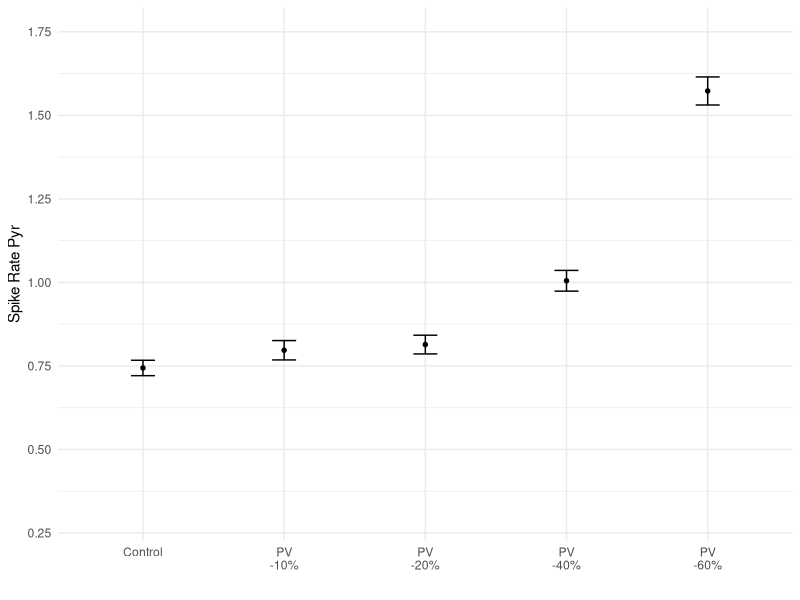

Write R code to recreate this figure. (Note: this script raises an error after producing the figure.)
rm(list = ls())

options(scipen = 999)


if(dir.exists('D:/PROJECTS/KETAMINE-RS/GRANDAVG')){
  .libPaths("D:/SOFTWARE/rpackages")
  setwd('D:/PROJECTS/KETAMINE-RS/GRANDAVG/new')
} else if(dir.exists('E:/PROJECTS/KETAMINE-RS/GRANDAVG')){
  .libPaths("E:/SOFTWARE/rpackages")
  setwd('E:/PROJECTS/KETAMINE-RS/GRANDAVG/new')
}

library(tidyverse)
library(ggplot2)
library(ggpubr)
library(scales)


condition <- c("Control","PV -10", "PV -20", "PV -40", "PV -60")
spikes_pyr <- c(0.744, 0.797, 0.814, 1.005, 1.573)
se_pyr <- c(0.023, 0.029, 0.028, 0.031, 0.042)
spikes_sst <- c(5.8, 6, 6.3, 7.49, 10.56)
se_sst <- c(0.19,0.165, 0.196, 0.175, 0.259)
spikes_pv <- c(9.8, 9.736, 9.214, 9.821, 11.543)
se_pv <- c(0.414, 0.389, 0.469, 0.466, 0.431)
spikes_vip <- c(3.619, 3.919, 3.806, 4.831, 8.244)
se_vip <- c(0.166, 0.149, 0.17, 0.162, 0.209)

PV_cond <- data.frame(condition, spikes_pyr, se_pyr, spikes_sst, se_sst, spikes_pv, se_pv, spikes_vip, se_vip)
PV_cond$condition <- factor(PV_cond$condition, levels = c("Control","PV -10", "PV -20", "PV -40", "PV -60"), labels = c("Control","PV\n-10%", "PV\n-20%", "PV\n-40%", "PV\n-60%"))

# Pyr
ggplot(PV_cond, aes(x=condition,y=spikes_pyr)) +
  geom_point(size=1.2) +
  geom_errorbar(aes(ymin=spikes_pyr-se_pyr, ymax=spikes_pyr+se_pyr), width=.17,
                position=position_dodge(.9)) +
  #scale_y_continuous(breaks=c(0.75,1,1.25,1.5,1.75), limits=c(0.7,1.75)) +
  scale_y_continuous(breaks=c(0.25,0.5,0.75,1.0,1.25,1.5,1.75),limits=c(0.3,1.75)) +
  labs(y="Spike Rate Pyr", x="") +
  theme_minimal()

ggsave(
  filename=paste("D:/PROJECTS/KETAMINE-RS/PLOTS/R-Plots/simulation/spikes_pvconds_Pyr_new.pdf", sep=""),
  plot = last_plot(),
  device = NULL,
  path = NULL,
  scale = 1,
  width = 3.5,
  height = 2.01,
  units = c("in"),
  dpi = 300,
  limitsize = TRUE,
  bg = NULL
)

# PV
ggplot(PV_cond, aes(x=condition,y=spikes_pv)) +
  geom_point(size=1.2) +
  geom_errorbar(aes(ymin=spikes_pv-se_pv, ymax=spikes_pv+se_pv), width=.17,
                position=position_dodge(.9)) +
  #scale_y_continuous(breaks=c(9,11,13,15,17),limits=c(8.5,17)) +
  scale_y_continuous(breaks=c(5,7,9,11,13,15,17),limits=c(5,17)) +
  labs(y="Spike Rate PV", x="") +
  theme_minimal()

ggsave(
  filename=paste("D:/PROJECTS/KETAMINE-RS/PLOTS/R-Plots/simulation/spikes_pvconds_PV_new.pdf", sep=""),
  plot = last_plot(),
  device = NULL,
  path = NULL,
  scale = 1,
  width = 3.5,
  height = 2.01,
  units = c("in"),
  dpi = 300,
  limitsize = TRUE,
  bg = NULL
)


# SST
ggplot(PV_cond, aes(x=condition,y=spikes_sst)) +
  geom_point(size=1.2) +
  geom_errorbar(aes(ymin=spikes_sst-se_sst, ymax=spikes_sst+se_sst), width=.17,
                position=position_dodge(.9)) +
  #scale_y_continuous(breaks=c(6,8,10,12)) +
  scale_y_continuous(breaks=c(3,5,7,9,11),limits=c(2.8,11)) +
  labs(y="Spike Rate SST", x="") +
  theme_minimal()

ggsave(
  filename=paste("E:/PROJECTS/KETAMINE-RS/PLOTS/R-Plots/simulation/spikes_pvconds_SST.pdf", sep=""),
  plot = last_plot(),
  device = NULL,
  path = NULL,
  scale = 1,
  width = 3.5,
  height = 2.01,
  units = c("in"),
  dpi = 300,
  limitsize = TRUE,
  bg = NULL
)


# VIP
ggplot(PV_cond, aes(x=condition,y=spikes_vip)) +
  geom_point(size=1.2) +
  geom_errorbar(aes(ymin=spikes_vip-se_vip, ymax=spikes_vip+se_vip), width=.17,
                position=position_dodge(.9)) +
  #scale_y_continuous(breaks=c(4,6,8)) +
  #scale_y_continuous(breaks=c(3,5,7,9),limits=c(3,9)) +
  scale_y_continuous(breaks=c(1,3,5,7,9),limits=c(1,9)) +
  labs(y="Spike Rate VIP", x="") +
  theme_minimal()

ggsave(
  filename=paste("D:/PROJECTS/KETAMINE-RS/PLOTS/R-Plots/simulation/spikes_pvconds_VIP_new.pdf", sep=""),
  plot = last_plot(),
  device = NULL,
  path = NULL,
  scale = 1,
  width = 3.5,
  height = 2.01,
  units = c("in"),
  dpi = 300,
  limitsize = TRUE,
  bg = NULL
)



###########################
######## SST conditions

condition <- c("Control","SST -40", "SST -60", "SST -80", "SST -100")
spikes_pyr <- c(0.744, 0.87, 0.976, 1.093, 1.224)
se_pyr <- c(0.023, 0.023, 0.033, 0.035, 0.04)
spikes_sst <- c(5.8, 5.44, 4.31, 4.05, 3)
se_sst <- c(0.19, 0.161, 0.195, 0.171, 0.161)
spikes_pv <- c(9.8, 11.307, 13.343, 14.036, 16.071)
se_pv <- c(0.414, 0.482, 0.523, 0.544, 0.655)
spikes_vip <- c(3.619, 4.219, 4.625, 5.594, 6.194)
se_vip <- c(0.166, 0.179, 0.171, 0.182, 0.192)

SST_cond <- data.frame(condition, spikes_pyr, se_pyr, spikes_sst, se_sst, spikes_pv, se_pv, spikes_vip, se_vip)
SST_cond$condition <- factor(SST_cond$condition, levels = condition, labels = c("Control","SST\n-40%", "SST\n-60%", "SST\n-80%", "SST\n-100%"))

# Pyr
ggplot(SST_cond, aes(x=condition,y=spikes_pyr)) +
  geom_point(size=1.2) +
  geom_errorbar(aes(ymin=spikes_pyr-se_pyr, ymax=spikes_pyr+se_pyr), width=.17,
                position=position_dodge(.9)) +
  #scale_y_continuous(breaks=c(0.8,1.0,1.2)) +
  #scale_y_continuous(breaks=c(0.75,1,1.25,1.5,1.75),limits=c(0.7,1.75)) +
  scale_y_continuous(breaks=c(0.25,0.5,0.75,1.0,1.25,1.5,1.75),limits=c(0.3,1.75)) +
  labs(y="Spike Rate Pyr", x="") +
  theme_minimal()

ggsave(
  filename=paste("D:/PROJECTS/KETAMINE-RS/PLOTS/R-Plots/simulation/spikes_sstconds_Pyr_new.pdf", sep=""),
  plot = last_plot(),
  device = NULL,
  path = NULL,
  scale = 1,
  width = 3.5,
  height = 2.01,
  units = c("in"),
  dpi = 300,
  limitsize = TRUE,
  bg = NULL
)

# PV
ggplot(SST_cond, aes(x=condition,y=spikes_pv)) +
  geom_point(size=1.2) +
  geom_errorbar(aes(ymin=spikes_pv-se_pv, ymax=spikes_pv+se_pv), width=.17,
                position=position_dodge(.9)) +
  #scale_y_continuous(breaks=c(9,11,13,15,17),limits=c(8.5,17)) +
  scale_y_continuous(breaks=c(5,7,9,11,13,15,17),limits=c(5,17)) +
  labs(y="Spike Rate PV", x="") +
  theme_minimal()

ggsave(
  filename=paste("D:/PROJECTS/KETAMINE-RS/PLOTS/R-Plots/simulation/spikes_sstconds_PV_new.pdf", sep=""),
  plot = last_plot(),
  device = NULL,
  path = NULL,
  scale = 1,
  width = 3.5,
  height = 2.01,
  units = c("in"),
  dpi = 300,
  limitsize = TRUE,
  bg = NULL
)

# SST
ggplot(SST_cond, aes(x=condition,y=spikes_sst)) +
  geom_point(size=1.2) +
  geom_errorbar(aes(ymin=spikes_sst-se_sst, ymax=spikes_sst+se_sst), width=.17,
                position=position_dodge(.9)) +
  scale_y_continuous(breaks=c(3,5,7,9,11),limits=c(2.8,11)) +
  labs(y="Spike Rate SST", x="") +
  theme_minimal()

ggsave(
  filename=paste("E:/PROJECTS/KETAMINE-RS/PLOTS/R-Plots/simulation/spikes_sstconds_SST.pdf", sep=""),
  plot = last_plot(),
  device = NULL,
  path = NULL,
  scale = 1,
  width = 3.5,
  height = 2.01,
  units = c("in"),
  dpi = 300,
  limitsize = TRUE,
  bg = NULL
)

# VIP
ggplot(SST_cond, aes(x=condition,y=spikes_vip)) +
  geom_point(size=1.2) +
  geom_errorbar(aes(ymin=spikes_vip-se_vip, ymax=spikes_vip+se_vip), width=.17,
                position=position_dodge(.9)) +
  #scale_y_continuous(breaks=c(3,5,7,9),limits=c(3,9)) +
  scale_y_continuous(breaks=c(1,3,5,7,9),limits=c(1,9)) +
  labs(y="Spike Rate VIP", x="") +
  theme_minimal()

ggsave(
  filename=paste("D:/PROJECTS/KETAMINE-RS/PLOTS/R-Plots/simulation/spikes_sstconds_VIP_new.pdf", sep=""),
  plot = last_plot(),
  device = NULL,
  path = NULL,
  scale = 1,
  width = 3.5,
  height = 2.01,
  units = c("in"),
  dpi = 300,
  limitsize = TRUE,
  bg = NULL
)


###########################
######## other conditions with gamma increase

condition <- c("Control","PV+SST -40", "interneurons -40", "spike rate -40")
spikes_pyr <- c(0.744, 1.571, 1.331, 1.059)
se_pyr <- c(0.023, 0.044, 0.04, 0.035)
spikes_sst <- c(5.8, 7.73, 7.67, 6.78)
se_sst <- c(0.19, 0.192, 0.221, 0.209)
spikes_pv <- c(9.8, 13.843, 12.614, 10.236)
se_pv <- c(0.414, 0.559, 0.522, 0.478)
spikes_vip <- c(3.619, 8.256, 4.838, 4.994)
se_vip <- c(0.166, 0.222, 0.184, 0.181)

others_cond <- data.frame(condition, spikes_pyr, se_pyr, spikes_sst, se_sst, spikes_pv, se_pv, spikes_vip, se_vip)
others_cond$condition <- factor(others_cond$condition, levels = condition, labels = c("Control","PV+SST\n-40%", "interneurons\n-40%", "spike rate"))

# Pyr
ggplot(others_cond, aes(x=condition,y=spikes_pyr)) +
  geom_point(size=1.2) +
  geom_errorbar(aes(ymin=spikes_pyr-se_pyr, ymax=spikes_pyr+se_pyr), width=.17,
                position=position_dodge(.9)) +
  #scale_y_continuous(breaks=c(0.75,1,1.25,1.5,1.75), limits=c(0.7,1.75)) +
  scale_y_continuous(breaks=c(0.25,0.5,0.75,1.0,1.25,1.5,1.75),limits=c(0.3,1.75)) +
  labs(y="Spike Rate Pyr", x="") +
  theme_minimal()

ggsave(
  filename=paste("D:/PROJECTS/KETAMINE-RS/PLOTS/R-Plots/simulation/spikes_otherconds_Pyr_new.pdf", sep=""),
  plot = last_plot(),
  device = NULL,
  path = NULL,
  scale = 1,
  width = 3.5,
  height = 2.01,
  units = c("in"),
  dpi = 300,
  limitsize = TRUE,
  bg = NULL
)

# PV
ggplot(others_cond, aes(x=condition,y=spikes_pv)) +
  geom_point(size=1.2) +
  geom_errorbar(aes(ymin=spikes_pv-se_pv, ymax=spikes_pv+se_pv), width=.17,
                position=position_dodge(.9)) +
  #scale_y_continuous(breaks=c(10,12,14)) +
  #scale_y_continuous(breaks=c(9,11,13,15,17),limits=c(8.5,17)) +
  scale_y_continuous(breaks=c(5,7,9,11,13,15,17),limits=c(5,17)) +
  labs(y="Spike Rate PV", x="") +
  theme_minimal()

ggsave(
  filename=paste("D:/PROJECTS/KETAMINE-RS/PLOTS/R-Plots/simulation/spikes_otherconds_PV_new.pdf", sep=""),
  plot = last_plot(),
  device = NULL,
  path = NULL,
  scale = 1,
  width = 3.5,
  height = 2.01,
  units = c("in"),
  dpi = 300,
  limitsize = TRUE,
  bg = NULL
)

# SST
ggplot(others_cond, aes(x=condition,y=spikes_sst)) +
  geom_point(size=1.2) +
  geom_errorbar(aes(ymin=spikes_sst-se_sst, ymax=spikes_sst+se_sst), width=.17,
                position=position_dodge(.9)) +
  #scale_y_continuous(breaks=c(6,7,8)) +
  scale_y_continuous(breaks=c(3,5,7,9,11),limits=c(2.8,11)) +
  labs(y="Spike Rate SST", x="") +
  theme_minimal()

ggsave(
  filename=paste("E:/PROJECTS/KETAMINE-RS/PLOTS/R-Plots/simulation/spikes_otherconds_SST.pdf", sep=""),
  plot = last_plot(),
  device = NULL,
  path = NULL,
  scale = 1,
  width = 3.5,
  height = 2.01,
  units = c("in"),
  dpi = 300,
  limitsize = TRUE,
  bg = NULL
)

# VIP
ggplot(others_cond, aes(x=condition,y=spikes_vip)) +
  geom_point(size=1.2) +
  geom_errorbar(aes(ymin=spikes_vip-se_vip, ymax=spikes_vip+se_vip), width=.17,
                position=position_dodge(.9)) +
  #scale_y_continuous(breaks=c(4,6,8)) +
  #scale_y_continuous(breaks=c(3,5,7,9),limits=c(3,9)) +
  scale_y_continuous(breaks=c(1,3,5,7,9),limits=c(1,9)) +
  labs(y="Spike Rate VIP", x="") +
  theme_minimal()

ggsave(
  filename=paste("D:/PROJECTS/KETAMINE-RS/PLOTS/R-Plots/simulation/spikes_otherconds_VIP_new.pdf", sep=""),
  plot = last_plot(),
  device = NULL,
  path = NULL,
  scale = 1,
  width = 3.5,
  height = 2.01,
  units = c("in"),
  dpi = 300,
  limitsize = TRUE,
  bg = NULL
)


##########################
############# other conditions: no gamma increase

condition <- c("Control","VIP -80", "Pyr -40", "Pyr -80", "Neurons -40")
spikes_pyr <- c(0.744, 0.641, 0.464, 0.355, 0.689)
se_pyr <- c(0.023, 0.022, 0.012, 0.015, 0.023)
spikes_sst <- c(5.8, 6.2, 4.39, 3.33, 4.96)
se_sst <- c(0.19,0.147,0.141, 0.183, 0.179)
spikes_pv <- c(9.8, 8.721, 6.429, 5.343, 7.136)
se_pv <- c(0.414, 0.336, 0.334, 0.27, 0.274)
spikes_vip <- c(3.619, 1.169, 1.9, 1.331, 2.313)
se_vip <- c(0.166, 0.095, 0.1, 0.09, 0.123)

oth_cond <- data.frame(condition, spikes_pyr, se_pyr, spikes_sst, se_sst, spikes_pv, se_pv, spikes_vip, se_vip)
oth_cond$condition <- factor(oth_cond$condition, levels = c("Control","VIP -80", "Pyr -40", "Pyr -80", "Neurons -40"), labels = c("Control","VIP\n-80%", "Pyr\n-40%", "Pyr\n-80%", "neurons\n-40%"))

# Pyr
ggplot(oth_cond, aes(x=condition,y=spikes_pyr)) +
  geom_point(size=1.2) +
  geom_errorbar(aes(ymin=spikes_pyr-se_pyr, ymax=spikes_pyr+se_pyr), width=.17,
                position=position_dodge(.9)) +
  #scale_y_continuous(breaks=c(0.75,1,1.25,1.5,1.75), limits=c(0.7,1.75)) +
  scale_y_continuous(breaks=c(0.25,0.5,0.75,1.0,1.25,1.5,1.75),limits=c(0.3,1.75)) +
  labs(y="Spike Rate Pyr", x="") +
  theme_minimal()

ggsave(
  filename=paste("D:/PROJECTS/KETAMINE-RS/PLOTS/R-Plots/simulation/spikes_othconds_Pyr.pdf", sep=""),
  plot = last_plot(),
  device = NULL,
  path = NULL,
  scale = 1,
  width = 3.5,
  height = 2.01,
  units = c("in"),
  dpi = 300,
  limitsize = TRUE,
  bg = NULL
)

# PV
ggplot(oth_cond, aes(x=condition,y=spikes_pv)) +
  geom_point(size=1.2) +
  geom_errorbar(aes(ymin=spikes_pv-se_pv, ymax=spikes_pv+se_pv), width=.17,
                position=position_dodge(.9)) +
  #scale_y_continuous(breaks=c(9,11,13,15,17),limits=c(8.5,17)) +
  scale_y_continuous(breaks=c(5,7,9,11,13,15,17),limits=c(5,17)) +
  labs(y="Spike Rate PV", x="") +
  theme_minimal()

ggsave(
  filename=paste("D:/PROJECTS/KETAMINE-RS/PLOTS/R-Plots/simulation/spikes_othconds_PV.pdf", sep=""),
  plot = last_plot(),
  device = NULL,
  path = NULL,
  scale = 1,
  width = 3.5,
  height = 2.01,
  units = c("in"),
  dpi = 300,
  limitsize = TRUE,
  bg = NULL
)

# SST
ggplot(oth_cond, aes(x=condition,y=spikes_sst)) +
  geom_point(size=1.2) +
  geom_errorbar(aes(ymin=spikes_sst-se_sst, ymax=spikes_sst+se_sst), width=.17,
                position=position_dodge(.9)) +
  #scale_y_continuous(breaks=c(6,7,8)) +
  scale_y_continuous(breaks=c(3,5,7,9,11),limits=c(2.8,11)) +
  labs(y="Spike Rate SST", x="") +
  theme_minimal()

ggsave(
  filename=paste("D:/PROJECTS/KETAMINE-RS/PLOTS/R-Plots/simulation/spikes_othconds_SST.pdf", sep=""),
  plot = last_plot(),
  device = NULL,
  path = NULL,
  scale = 1,
  width = 3.5,
  height = 2.01,
  units = c("in"),
  dpi = 300,
  limitsize = TRUE,
  bg = NULL
)

# VIP
ggplot(oth_cond, aes(x=condition,y=spikes_vip)) +
  geom_point(size=1.2) +
  geom_errorbar(aes(ymin=spikes_vip-se_vip, ymax=spikes_vip+se_vip), width=.17,
                position=position_dodge(.9)) +
  #scale_y_continuous(breaks=c(4,6,8)) +
  scale_y_continuous(breaks=c(1,3,5,7,9),limits=c(1,9)) +
  labs(y="Spike Rate VIP", x="") +
  theme_minimal()

ggsave(
  filename=paste("D:/PROJECTS/KETAMINE-RS/PLOTS/R-Plots/simulation/spikes_oth_VIP.pdf", sep=""),
  plot = last_plot(),
  device = NULL,
  path = NULL,
  scale = 1,
  width = 3.5,
  height = 2.01,
  units = c("in"),
  dpi = 300,
  limitsize = TRUE,
  bg = NULL
)
